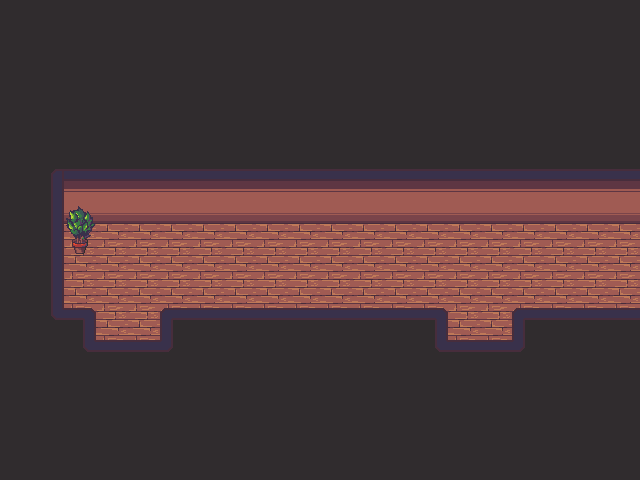

This is a level from a 2D game, rendered from its Tiled map with the project's own tilesets. A one-line summary and the complete map file follow:
An orthogonal 20x15 tile map with 32x32 px tiles, 3 tile layers (base, underActor, overActor) and 5 objects.

<map version="1.2" tiledversion="1.3.3" orientation="orthogonal" renderorder="right-down" width="20" height="15" tilewidth="32" tileheight="32" infinite="0" nextlayerid="5" nextobjectid="13">
 <tileset firstgid="1" source="maptiles.tsx" />
 <layer id="1" name="base" width="20" height="15">
  <data encoding="csv">
1,1,1,1,1,1,1,1,1,1,1,1,1,1,1,1,1,1,1,1,
1,1,1,1,1,1,1,1,1,1,1,1,1,1,1,1,1,1,1,1,
1,1,1,1,1,1,1,1,1,1,1,1,1,1,1,1,1,1,1,1,
1,1,1,1,1,1,1,1,1,1,1,1,1,1,1,1,1,1,1,1,
1,1,1,1,1,1,1,1,1,1,1,1,1,1,1,1,1,1,1,1,
1,11,24,24,24,24,24,24,24,24,24,24,24,24,24,24,24,24,24,24,
1,15,34,34,34,34,34,34,34,34,34,34,34,34,34,34,34,34,34,34,
1,15,2,2,2,2,2,2,2,2,2,2,2,2,2,2,2,2,2,2,
1,15,2,2,2,2,2,2,2,2,2,2,2,2,2,2,2,2,2,2,
1,31,2,2,2,2,2,2,2,2,2,2,2,2,2,2,2,2,2,2,
1,1,31,2,2,32,1,1,1,1,1,1,1,31,2,2,32,1,1,1,
1,1,1,1,1,1,1,1,1,1,1,1,1,1,1,1,1,1,1,1,
1,1,1,1,1,1,1,1,1,1,1,1,1,1,1,1,1,1,1,1,
1,1,1,1,1,1,1,1,1,1,1,1,1,1,1,1,1,1,1,1,
1,1,1,1,1,1,1,1,1,1,1,1,1,1,1,1,1,1,1,1
</data>
 </layer>
 <layer id="2" name="underActor" width="20" height="15">
  <data encoding="csv">
0,0,0,0,0,0,0,0,0,0,0,0,0,0,0,0,0,0,0,0,
0,0,0,0,0,0,0,0,0,0,0,0,0,0,0,0,0,0,0,0,
0,0,0,0,0,0,0,0,0,0,0,0,0,0,0,0,0,0,0,0,
0,0,0,0,0,0,0,0,0,0,0,0,0,0,0,0,0,0,0,0,
0,0,0,0,0,0,0,0,0,0,0,0,0,0,0,0,0,0,0,0,
0,0,0,0,0,0,0,0,0,0,0,0,0,0,0,0,0,0,0,0,
0,0,84,0,0,0,0,0,0,0,0,0,0,0,0,0,0,0,0,0,
0,0,94,0,0,0,0,0,0,0,0,0,0,0,0,0,0,0,0,0,
0,0,0,0,0,0,0,0,0,0,0,0,0,0,0,0,0,0,0,0,
0,0,0,0,0,0,0,0,0,0,0,0,0,0,0,0,0,0,0,0,
0,0,0,0,0,0,0,0,0,0,0,0,0,0,0,0,0,0,0,0,
0,0,0,0,0,0,0,0,0,0,0,0,0,0,0,0,0,0,0,0,
0,0,0,0,0,0,0,0,0,0,0,0,0,0,0,0,0,0,0,0,
0,0,0,0,0,0,0,0,0,0,0,0,0,0,0,0,0,0,0,0,
0,0,0,0,0,0,0,0,0,0,0,0,0,0,0,0,0,0,0,0
</data>
 </layer>
 <layer id="3" name="overActor" width="20" height="15">
  <data encoding="csv">
0,0,0,0,0,0,0,0,0,0,0,0,0,0,0,0,0,0,0,0,
0,0,0,0,0,0,0,0,0,0,0,0,0,0,0,0,0,0,0,0,
0,0,0,0,0,0,0,0,0,0,0,0,0,0,0,0,0,0,0,0,
0,0,0,0,0,0,0,0,0,0,0,0,0,0,0,0,0,0,0,0,
0,0,0,0,0,0,0,0,0,0,0,0,0,0,0,0,0,0,0,0,
0,0,0,0,0,0,0,0,0,0,0,0,0,0,0,0,0,0,0,0,
0,0,0,0,0,0,0,0,0,0,0,0,0,0,0,0,0,0,0,0,
0,0,0,0,0,0,0,0,0,0,0,0,0,0,0,0,0,0,0,0,
0,0,0,0,0,0,0,0,0,0,0,0,0,0,0,0,0,0,0,0,
0,0,5,0,0,3,4,4,4,4,4,4,4,5,0,0,3,4,4,4,
0,0,0,4,4,0,0,0,0,0,0,0,0,0,4,4,0,0,0,0,
0,0,0,0,0,0,0,0,0,0,0,0,0,0,0,0,0,0,0,0,
0,0,0,0,0,0,0,0,0,0,0,0,0,0,0,0,0,0,0,0,
0,0,0,0,0,0,0,0,0,0,0,0,0,0,0,0,0,0,0,0,
0,0,0,0,0,0,0,0,0,0,0,0,0,0,0,0,0,0,0,0
</data>
 </layer>
 <objectgroup id="4" name="actorPositions">
  <object id="7" x="96" y="344" width="64" height="8">
   <properties>
    <property name="actorId" type="int" value="3" />
    <property name="describe" value="" />
    <property name="name" value="transferBathroom" />
   </properties>
  </object>
  <object id="9" x="192" y="192" width="32" height="32">
   <properties>
    <property name="actorId" type="int" value="0" />
    <property name="describe" value="roomC" />
    <property name="name" value="doorA" />
   </properties>
  </object>
  <object id="10" x="448" y="344" width="64" height="8">
   <properties>
    <property name="actorId" type="int" value="4" />
    <property name="describe" value="" />
    <property name="name" value="transferRoomB" />
   </properties>
  </object>
  <object id="11" x="632" y="224" width="8" height="96">
   <properties>
    <property name="actorId" type="int" value="2" />
    <property name="describe" value="" />
    <property name="name" value="transferHalway1FB" />
   </properties>
  </object>
  <object id="12" x="480" y="192" width="32" height="32">
   <properties>
    <property name="actorId" type="int" value="1" />
    <property name="describe" value="toilet" />
    <property name="name" value="doorB" />
   </properties>
  </object>
 </objectgroup>
</map>
